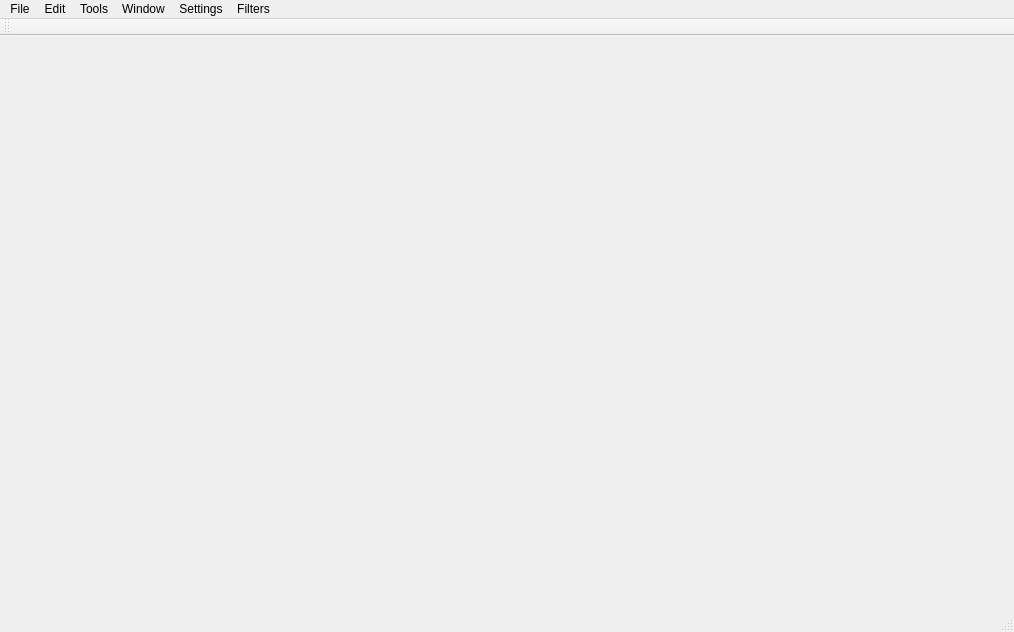
<?xml version="1.0" encoding="UTF-8"?>
<ui version="4.0">
 <class>MainWindow</class>
 <widget class="QMainWindow" name="MainWindow">
  <property name="geometry">
   <rect>
    <x>0</x>
    <y>0</y>
    <width>1014</width>
    <height>632</height>
   </rect>
  </property>
  <property name="windowTitle">
   <string>MainWindow</string>
  </property>
  <widget class="QWidget" name="centralWidget">
   <layout class="QGridLayout" name="gridLayout"/>
  </widget>
  <widget class="QMenuBar" name="menuBar">
   <property name="geometry">
    <rect>
     <x>0</x>
     <y>0</y>
     <width>1014</width>
     <height>22</height>
    </rect>
   </property>
   <widget class="QMenu" name="menuFile">
    <property name="title">
     <string>File</string>
    </property>
    <addaction name="actionOpen_image"/>
    <addaction name="actionSaveImage"/>
    <addaction name="actionSavePerspectiveProjectionMatrix"/>
    <addaction name="actionLoadPerspectiveProjectionMatrix"/>
    <addaction name="actionLoadCalibrationData"/>
   </widget>
   <widget class="QMenu" name="menuTools">
    <property name="title">
     <string>Tools</string>
    </property>
    <addaction name="action4PointsRubberRect"/>
    <addaction name="actionProjectiveTransform"/>
    <addaction name="action4PointsWithLines"/>
    <addaction name="actionPixelRuler"/>
    <addaction name="actionCalibrate"/>
   </widget>
   <widget class="QMenu" name="menuEdit">
    <property name="title">
     <string>Edit</string>
    </property>
   </widget>
   <widget class="QMenu" name="menuWindow">
    <property name="title">
     <string>Window</string>
    </property>
    <widget class="QMenu" name="menuAddSplitter">
     <property name="title">
      <string>Add splitter</string>
     </property>
     <addaction name="actionVertical"/>
     <addaction name="actionHorizontal"/>
    </widget>
    <addaction name="menuAddSplitter"/>
    <addaction name="actionAddDockWidget"/>
    <addaction name="action4Windows"/>
    <addaction name="action2Windows"/>
   </widget>
   <widget class="QMenu" name="menuSettings">
    <property name="title">
     <string>Settings</string>
    </property>
    <addaction name="actionSimultaneousScroll"/>
   </widget>
   <widget class="QMenu" name="menuFilters">
    <property name="title">
     <string>Filters</string>
    </property>
    <widget class="QMenu" name="menuColorSpace">
     <property name="title">
      <string>Color space</string>
     </property>
     <addaction name="actionRGB"/>
     <addaction name="actionHSV"/>
     <addaction name="actionHSI"/>
    </widget>
    <addaction name="menuColorSpace"/>
   </widget>
   <addaction name="menuFile"/>
   <addaction name="menuEdit"/>
   <addaction name="menuTools"/>
   <addaction name="menuWindow"/>
   <addaction name="menuSettings"/>
   <addaction name="menuFilters"/>
  </widget>
  <widget class="QToolBar" name="mainToolBar">
   <attribute name="toolBarArea">
    <enum>TopToolBarArea</enum>
   </attribute>
   <attribute name="toolBarBreak">
    <bool>false</bool>
   </attribute>
  </widget>
  <widget class="QStatusBar" name="statusBar"/>
  <action name="actionOpen_image">
   <property name="text">
    <string>Open image</string>
   </property>
  </action>
  <action name="actionVertical">
   <property name="text">
    <string>Vertical</string>
   </property>
  </action>
  <action name="actionHorizontal">
   <property name="text">
    <string>Horizontal</string>
   </property>
  </action>
  <action name="actionAddDockWidget">
   <property name="text">
    <string>Add Dock Widget</string>
   </property>
  </action>
  <action name="action4Windows">
   <property name="checkable">
    <bool>true</bool>
   </property>
   <property name="checked">
    <bool>false</bool>
   </property>
   <property name="text">
    <string>4 Windows</string>
   </property>
  </action>
  <action name="actionSaveImage">
   <property name="text">
    <string>Save image</string>
   </property>
  </action>
  <action name="actionSimultaneousScroll">
   <property name="checkable">
    <bool>true</bool>
   </property>
   <property name="checked">
    <bool>true</bool>
   </property>
   <property name="text">
    <string>Simultaneous scroll</string>
   </property>
  </action>
  <action name="actionRGB">
   <property name="checkable">
    <bool>true</bool>
   </property>
   <property name="checked">
    <bool>true</bool>
   </property>
   <property name="text">
    <string>RGB</string>
   </property>
  </action>
  <action name="actionHSV">
   <property name="checkable">
    <bool>true</bool>
   </property>
   <property name="text">
    <string>HSV</string>
   </property>
  </action>
  <action name="actionHSI">
   <property name="checkable">
    <bool>true</bool>
   </property>
   <property name="text">
    <string>HSI</string>
   </property>
  </action>
  <action name="action2Windows">
   <property name="checkable">
    <bool>true</bool>
   </property>
   <property name="text">
    <string>2 Windows</string>
   </property>
  </action>
  <action name="action4PointsRubberRect">
   <property name="text">
    <string>4 Points Rubber Rect</string>
   </property>
  </action>
  <action name="actionProjectiveTransform">
   <property name="text">
    <string>Projective Transform</string>
   </property>
  </action>
  <action name="action4PointsWithLines">
   <property name="text">
    <string>4 Points with Aux Lines</string>
   </property>
  </action>
  <action name="actionPixelRuler">
   <property name="text">
    <string>Pixel Ruler</string>
   </property>
  </action>
  <action name="actionSavePerspectiveProjectionMatrix">
   <property name="text">
    <string>Save perspective projection matrix</string>
   </property>
  </action>
  <action name="actionLoadPerspectiveProjectionMatrix">
   <property name="text">
    <string>Load perspective projection matrix</string>
   </property>
  </action>
  <action name="actionLoadCalibrationData">
   <property name="text">
    <string>Load calibration data</string>
   </property>
  </action>
  <action name="actionCalibrate">
   <property name="text">
    <string>Calibrate</string>
   </property>
  </action>
 </widget>
 <layoutdefault spacing="6" margin="11"/>
 <resources/>
 <connections/>
</ui>
